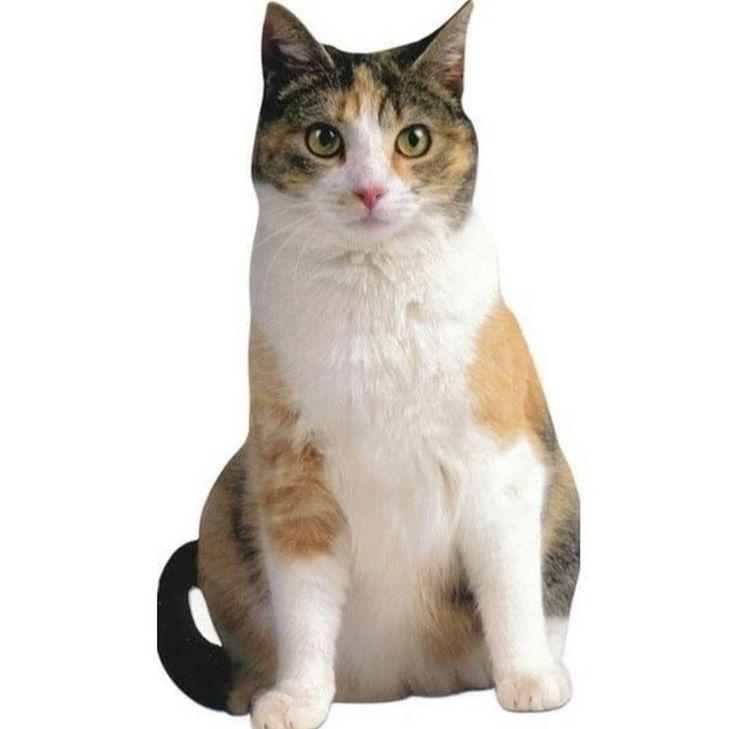
#> input picture data/cats.v9i.coco-segmentation/train/073472381fa48e2ebc04d0b0a8b365ba_jpg.rf.52abf6a1f04da9ce47cc81afeac61571.jpg, 736 x 729 px
$ python -i mask.py   (imports and definitions only)
#> lines starting #> are read from the running program, lines starting #| are printed output that depends on the picture
import cv2
import numpy as np

def apply_mask_and_contour(image, results, contour_color=(0, 255, 0), contour_thickness=2):
    """ Накладывает полупрозрачную маску и рисует контур на изображении """
    img_copy = image.copy()

    if results[0].masks is None:
        return img_copy

    # Получаем маски
    masks = results[0].masks.data.cpu().numpy()

    for mask in masks:
        mask_binary = (mask > 0.5).astype(np.uint8) * 255

        if mask_binary.shape != img_copy.shape[:2]:
            mask_binary = cv2.resize(mask_binary, (img_copy.shape[1], img_copy.shape[0]))

        color_mask = np.zeros_like(img_copy)
        color_mask[:, :, 1] = mask_binary

        # Накладываем полупрозрачную маску
        alpha = 0.5
        mask_3channel = cv2.cvtColor(mask_binary, cv2.COLOR_GRAY2BGR) / 255.0
        img_copy = (img_copy * (1 - alpha * mask_3channel) + alpha * color_mask).astype(np.uint8)

        # Находим и рисуем контур
        contours, _ = cv2.findContours(mask_binary, cv2.RETR_EXTERNAL, cv2.CHAIN_APPROX_SIMPLE)
        cv2.drawContours(img_copy, contours, -1, contour_color, contour_thickness)

    return img_copy

>>> import cv2
>>> picture = cv2.imread('../data/cats.v9i.coco-segmentation/train/073472381fa48e2ebc04d0b0a8b365ba_jpg.rf.52abf6a1f04da9ce47cc81afeac61571.jpg', cv2.IMREAD_GRAYSCALE)
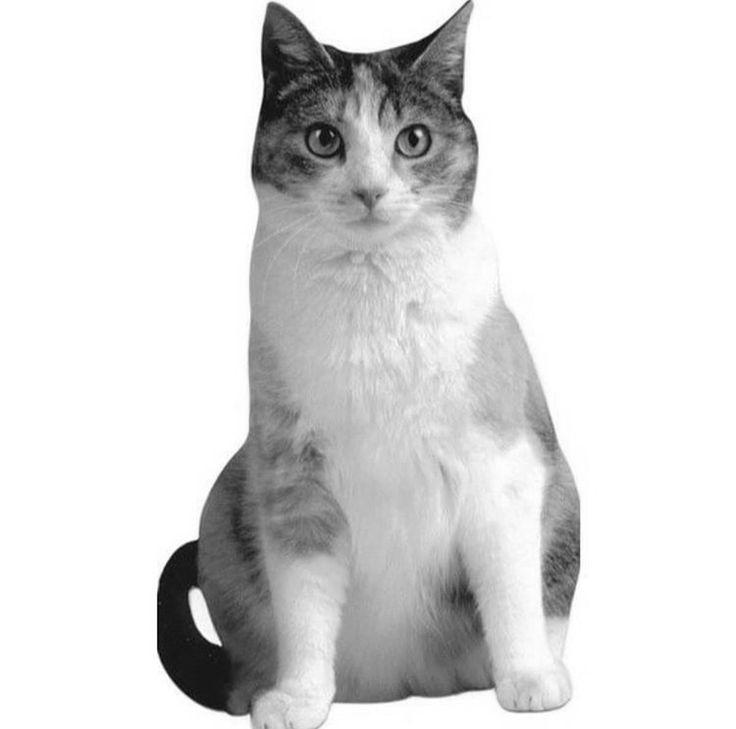
#> picture: shape (729, 736); min 0, max 255, mean 218.4
>>> result = apply_mask_and_contour(picture, 'out.png')
#> (the run stopped early here; a loop or call above may not have finished)

$ run again, on data/cats.v9i.coco-segmentation/train/1638933316_1-koshka-top-p-kota-na-belom-fone-1_jpg.rf.45608f8a93e1fb2846e07c22f3a52367.jpg
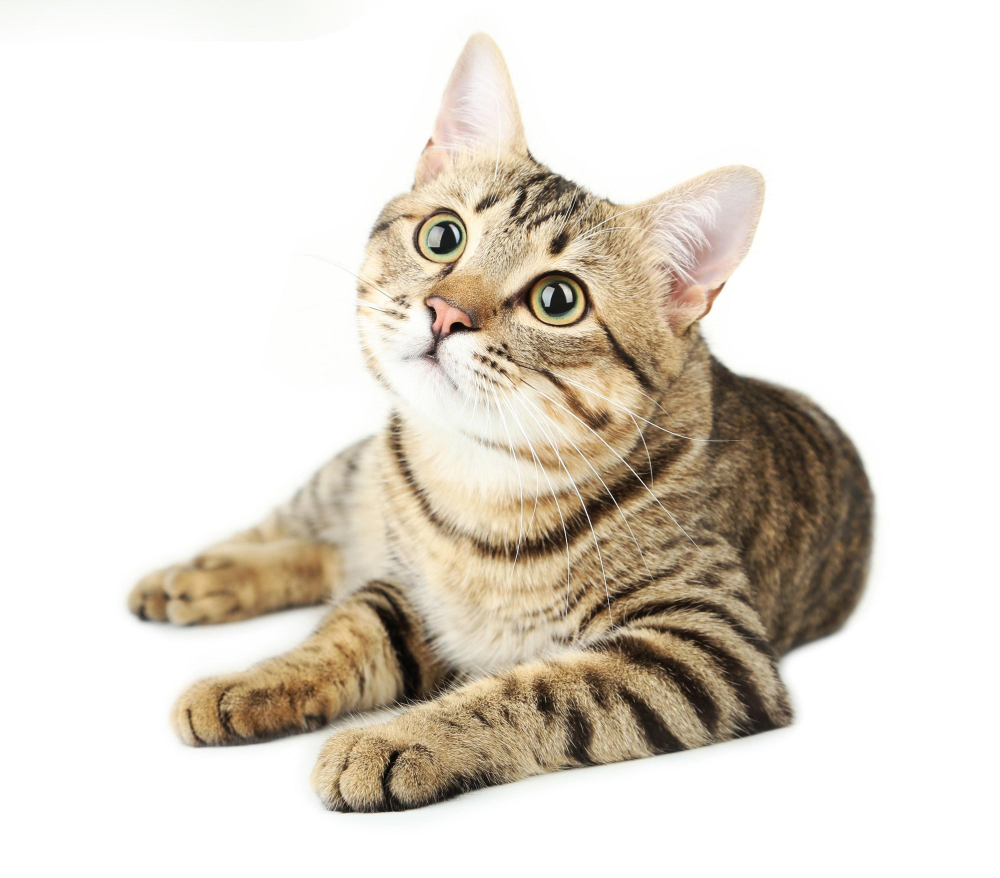
#> input picture data/cats.v9i.coco-segmentation/train/1638933316_1-koshka-top-p-kota-na-belom-fone-1_jpg.rf.45608f8a93e1fb2846e07c22f3a52367.jpg, 3000 x 2632 px (shown at 1/3 size)
#> `picture = cv2.imread('../data/cats.v9i.coco-segmentation/train/0734723..`:
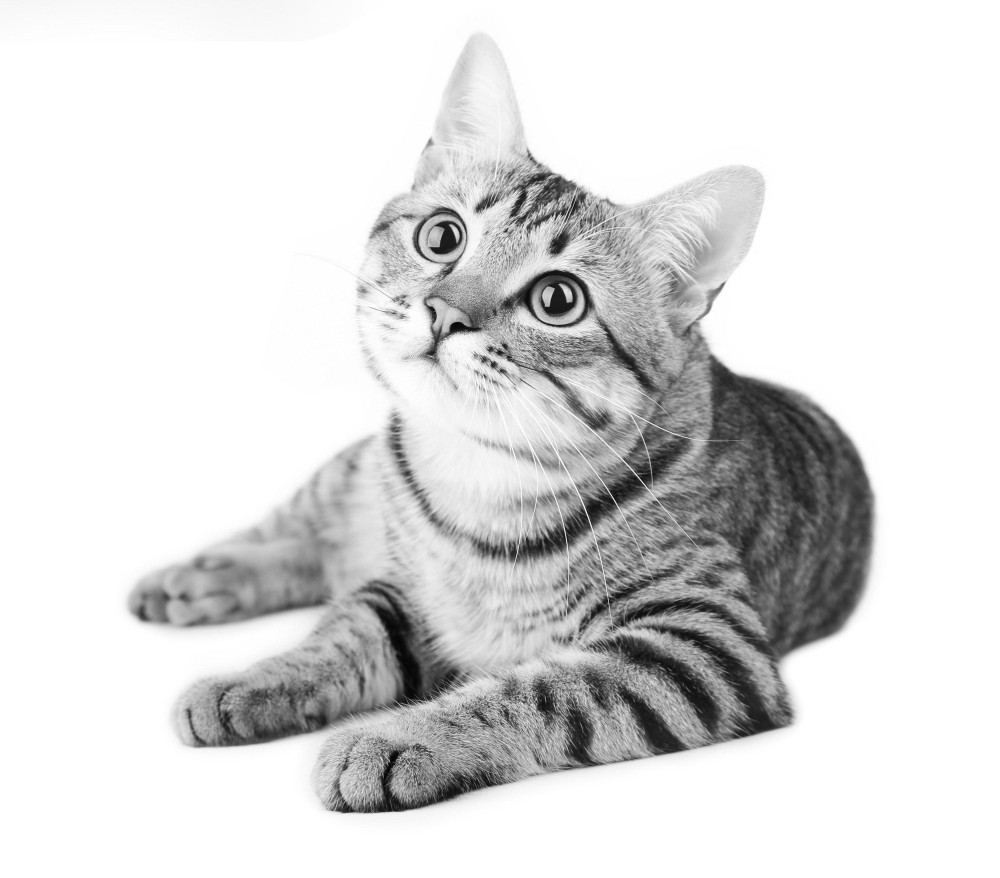
#> picture: shape (2632, 3000) (shown at 1/3 size); min 0, max 255, mean 219.2
